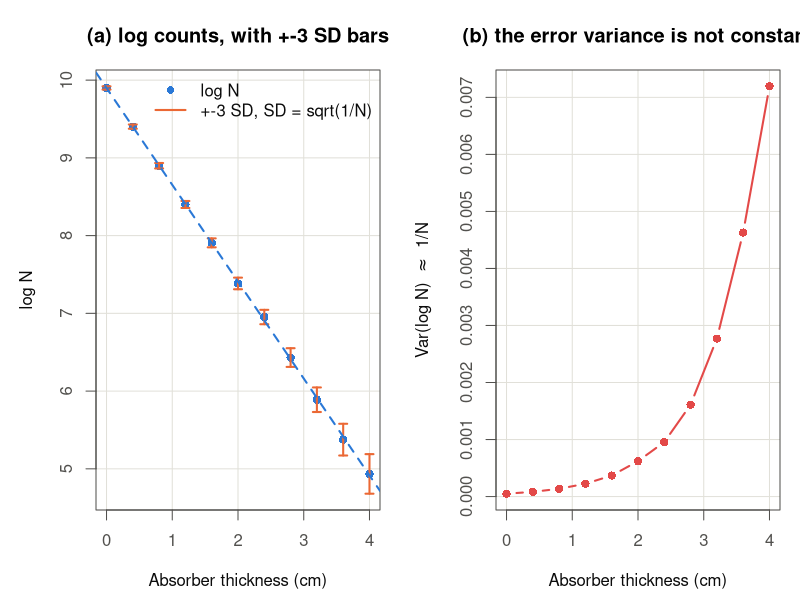
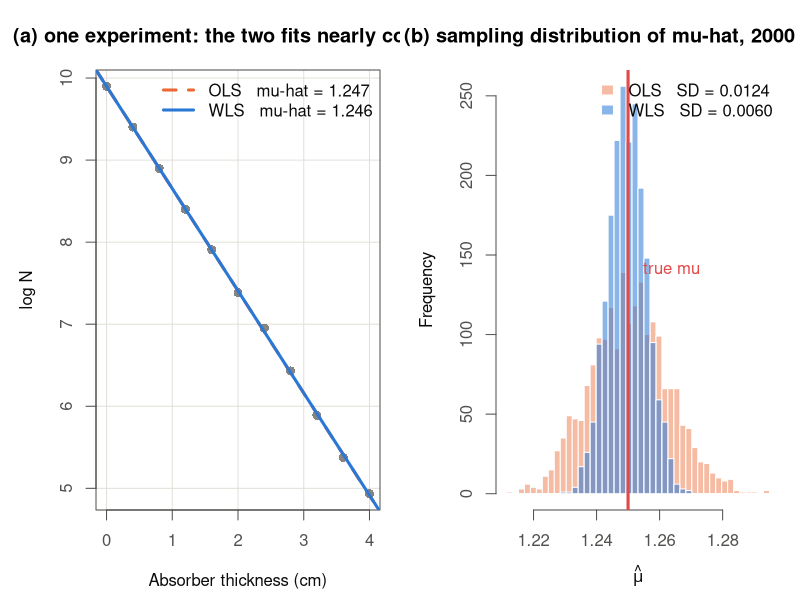

Generate these figures, in order, with R:
# Date        : 2026-08-24
# Description : Figures and numbers for the attenuation-curve example added to
#               the "Weighted Regression" chapter, at the request of the
#               institute running the lecture (energy attenuation curves).
#
#               The point of the example: an attenuation curve is a weighted
#               regression problem whose weights are known in advance, not
#               estimated. Beer-Lambert gives N(x) = N0 exp(-mu x); taking logs
#               makes it linear, and because counts are Poisson the delta
#               method gives Var(log N) ~= 1/N. So the log-linear fit has a
#               known, unequal error variance and the weight is w_i = N_i.
#
#               (a) fig-a01: the counts, with +-1 SD bars on the log scale, and
#                   the variance of log N against absorber thickness.
#               (b) fig-a02: OLS vs WLS fits on one experiment, and the
#                   sampling distribution of mu-hat over 2000 repeats.
#
#               Everything here is SIMULATED from Beer-Lambert plus Poisson
#               counting; mu = 1.25 /cm is an input to the simulation, not a
#               measured constant for any particular material. The slides say
#               so. Run from the project root:
#                 Rscript code/agent/2026-08-24/make-attenuation-figures.R
# File        : make-attenuation-figures.R

FIG_DIR <- "output/agent/2026-08-24"
dir.create(FIG_DIR, recursive = TRUE, showWarnings = FALSE)

COL_BLUE   <- "#2a78d6"
COL_ORANGE <- "#eb6834"
COL_RED    <- "#e34948"
COL_AQUA   <- "#1baf7a"
INK        <- "#0b0b0b"
INK2       <- "#52514e"
GRID_C     <- "#e1e0d9"
FILL_GREY  <- "#d8d7d2"

open_png <- function(file, w = 2000, h = 1000, res = 170) {
  png(file.path(FIG_DIR, file), width = w, height = h, res = res)
}

set.seed(20260824)

MU <- 1.25          # true attenuation coefficient (per cm), simulation input
N0 <- 20000         # counts with no absorber
XG <- seq(0, 4, by = 0.4)

## ---- one experiment ----------------------------------------------------

N    <- rpois(length(XG), N0 * exp(-MU * XG))
dat  <- data.frame(x = XG, N = N, logN = log(N), varlog = 1 / N)
fols <- lm(logN ~ x, data = dat)
fwls <- lm(logN ~ x, data = dat, weights = dat$N)

cat("===== one simulated attenuation experiment =====\n")
print(cbind(dat[c("x", "N", "logN")],
            varlog = round(dat$varlog, 6),
            sd_log = round(sqrt(dat$varlog), 4)))
cat(sprintf("\nspread of Var(log N): %.6f at x = 0  ->  %.6f at x = %.1f  (%.0f-fold)\n",
            dat$varlog[1], dat$varlog[nrow(dat)], max(XG),
            dat$varlog[nrow(dat)] / dat$varlog[1]))
cat(sprintf("mu-hat  OLS = %.4f   WLS = %.4f   (true %.2f)\n",
            -coef(fols)[2], -coef(fwls)[2], MU))

## ---- fig-a01: where the unequal variance comes from --------------------

open_png("fig-a01-attenuation-variance.png")
par(mfrow = c(1, 2), mar = c(4.5, 4.8, 3.5, 1),
    col.axis = INK2, col.lab = INK, fg = INK2)

sdl <- sqrt(dat$varlog)
plot(dat$x, dat$logN, pch = 16, col = COL_BLUE, cex = 1.1,
     ylim = range(dat$logN - 3 * sdl, dat$logN + 3 * sdl),
     panel.first = grid(col = GRID_C, lty = 1),
     main = "(a) log counts, with +-3 SD bars",
     xlab = "Absorber thickness (cm)", ylab = "log N")
arrows(dat$x, dat$logN - 3 * sdl, dat$x, dat$logN + 3 * sdl,
       angle = 90, code = 3, length = 0.04, col = COL_ORANGE, lwd = 2)
abline(fwls, col = COL_BLUE, lwd = 2, lty = 2)
legend("topright", bty = "n", pch = c(16, NA), lwd = c(NA, 2),
       col = c(COL_BLUE, COL_ORANGE),
       legend = c("log N", "+-3 SD, SD = sqrt(1/N)"), text.col = INK)

plot(dat$x, dat$varlog, type = "b", pch = 16, lwd = 2, cex = 1.1,
     col = COL_RED,
     panel.first = grid(col = GRID_C, lty = 1),
     main = "(b) the error variance is not constant",
     xlab = "Absorber thickness (cm)",
     ylab = expression(paste("Var(log N)  ", symbol("\273"), "  1/N")))
dev.off()

## ---- fig-a02: OLS vs WLS ----------------------------------------------

sim_one <- function() {
  Ns <- rpois(length(XG), N0 * exp(-MU * XG))
  k  <- Ns > 0
  d  <- data.frame(x = XG[k], N = Ns[k], logN = log(Ns[k]))
  c(-coef(lm(logN ~ x, data = d))[2],
    -coef(lm(logN ~ x, data = d, weights = d$N))[2])
}
res <- replicate(2000, sim_one())

open_png("fig-a02-ols-vs-wls.png")
par(mfrow = c(1, 2), mar = c(4.5, 4.8, 3.5, 1),
    col.axis = INK2, col.lab = INK, fg = INK2)

plot(dat$x, dat$logN, pch = 16, col = adjustcolor(INK2, alpha.f = 0.7), cex = 1.2,
     panel.first = grid(col = GRID_C, lty = 1),
     main = "(a) one experiment: the two fits nearly coincide",
     xlab = "Absorber thickness (cm)", ylab = "log N")
abline(fols, col = COL_ORANGE, lwd = 3, lty = 2)
abline(fwls, col = COL_BLUE,   lwd = 3)
legend("topright", bty = "n", lwd = 3, lty = c(2, 1),
       col = c(COL_ORANGE, COL_BLUE),
       legend = c(sprintf("OLS   mu-hat = %.3f", -coef(fols)[2]),
                  sprintf("WLS   mu-hat = %.3f", -coef(fwls)[2])),
       text.col = INK)

rng <- range(res)
b   <- seq(rng[1], rng[2], length.out = 45)
h1  <- hist(res[1, ], breaks = b, plot = FALSE)
h2  <- hist(res[2, ], breaks = b, plot = FALSE)
plot(h1, col = adjustcolor(COL_ORANGE, alpha.f = 0.45), border = "white",
     ylim = c(0, max(h1$counts, h2$counts)),
     main = "(b) sampling distribution of mu-hat, 2000 repeats",
     xlab = expression(hat(mu)), ylab = "Frequency")
plot(h2, col = adjustcolor(COL_BLUE, alpha.f = 0.55), border = "white", add = TRUE)
abline(v = MU, col = COL_RED, lwd = 3)
legend("topright", bty = "n", fill = c(adjustcolor(COL_ORANGE, alpha.f = 0.45),
                                       adjustcolor(COL_BLUE, alpha.f = 0.55)),
       border = "white",
       legend = c(sprintf("OLS   SD = %.4f", sd(res[1, ])),
                  sprintf("WLS   SD = %.4f", sd(res[2, ]))),
       text.col = INK)
text(MU, max(h1$counts, h2$counts) * 0.55, labels = " true mu",
     col = COL_RED, pos = 4)
dev.off()

cat("\n===== 2000 repeats =====\n")
for (i in 1:2)
  cat(sprintf("  %-3s bias %+.4f   SD %.4f   RMSE %.4f\n", c("OLS", "WLS")[i],
              mean(res[i, ]) - MU, sd(res[i, ]),
              sqrt(mean((res[i, ] - MU)^2))))
cat(sprintf("  variance ratio OLS/WLS = %.2f\n", var(res[1, ]) / var(res[2, ])))
